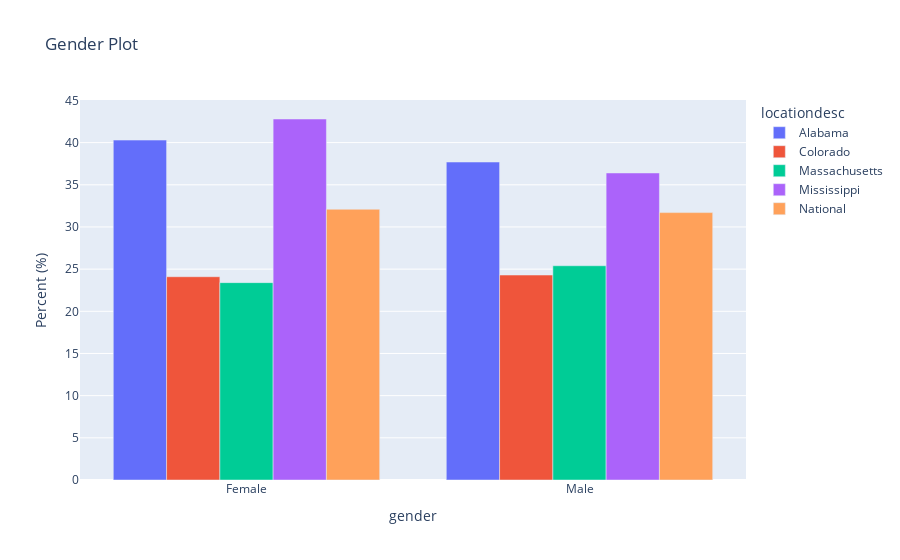

Write notebook code for a chart like this one.
### Code cell
fig = px.bar(gender_df, x='gender', y='data_value', 
             color='locationdesc', 
             barmode = 'group', 
             labels={
                  "data_value": "Percent (%)",
                  "yearstart": "Year"
              },
             title='Gender Plot')
fig.show()

### Figure 1 — Plotly figure (JSON) as saved in the notebook; plotly's stock layout.template omitted (floating-point values rounded to 4 significant figures)
{"data": [{"alignmentgroup": "True", "hovertemplate": "locationdesc=Alabama<br>gender=%{x}<br>Percent (%)=%{y}<extra></extra>", "legendgroup": "Alabama", "marker": {"color": "#636efa", "pattern": {"shape": ""}}, "name": "Alabama", "offsetgroup": "Alabama", "orientation": "v", "showlegend": true, "textposition": "auto", "type": "bar", "x": ["Female", "Male"], "xaxis": "x", "y": [40.3, 37.7], "yaxis": "y"}, {"alignmentgroup": "True", "hovertemplate": "locationdesc=Colorado<br>gender=%{x}<br>Percent (%)=%{y}<extra></extra>", "legendgroup": "Colorado", "marker": {"color": "#EF553B", "pattern": {"shape": ""}}, "name": "Colorado", "offsetgroup": "Colorado", "orientation": "v", "showlegend": true, "textposition": "auto", "type": "bar", "x": ["Female", "Male"], "xaxis": "x", "y": [24.1, 24.3], "yaxis": "y"}, {"alignmentgroup": "True", "hovertemplate": "locationdesc=Massachusetts<br>gender=%{x}<br>Percent (%)=%{y}<extra></extra>", "legendgroup": "Massachusetts", "marker": {"color": "#00cc96", "pattern": {"shape": ""}}, "name": "Massachusetts", "offsetgroup": "Massachusetts", "orientation": "v", "showlegend": true, "textposition": "auto", "type": "bar", "x": ["Female", "Male"], "xaxis": "x", "y": [23.4, 25.4], "yaxis": "y"}, {"alignmentgroup": "True", "hovertemplate": "locationdesc=Mississippi<br>gender=%{x}<br>Percent (%)=%{y}<extra></extra>", "legendgroup": "Mississippi", "marker": {"color": "#ab63fa", "pattern": {"shape": ""}}, "name": "Mississippi", "offsetgroup": "Mississippi", "orientation": "v", "showlegend": true, "textposition": "auto", "type": "bar", "x": ["Female", "Male"], "xaxis": "x", "y": [42.8, 36.4], "yaxis": "y"}, {"alignmentgroup": "True", "hovertemplate": "locationdesc=National<br>gender=%{x}<br>Percent (%)=%{y}<extra></extra>", "legendgroup": "National", "marker": {"color": "#FFA15A", "pattern": {"shape": ""}}, "name": "National", "offsetgroup": "National", "orientation": "v", "showlegend": true, "textposition": "auto", "type": "bar", "x": ["Female", "Male"], "xaxis": "x", "y": [32.1, 31.7], "yaxis": "y"}], "layout": {"barmode": "group", "legend": {"title": {"text": "locationdesc"}, "tracegroupgap": 0}, "title": {"text": "Gender Plot"}, "xaxis": {"anchor": "y", "domain": [0, 1], "title": {"text": "gender"}}, "yaxis": {"anchor": "x", "domain": [0, 1], "title": {"text": "Percent (%)"}}}}
